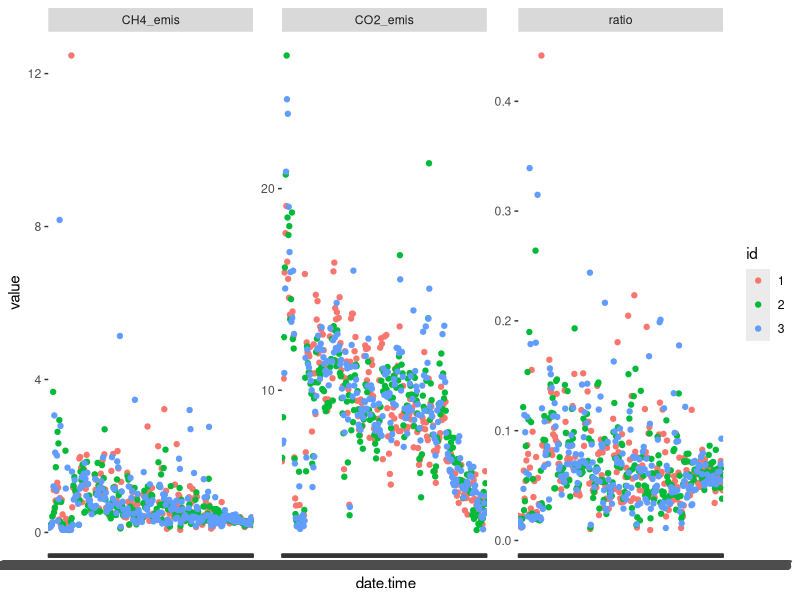

Reproduce this figure in R.
# surface respiration estimate fresh manure
rm(list = ls())

library("readxl")
library('ggplot2')
library('tidyr')
library('dplyr')

dat.org <- data.frame(read_excel("../data/dat_herald.xlsx"))

R <- 0.082057
T <- 298
f_CO2 <- 1/1000000 /(R * T) * 60 * 24 * 1000# mmol/day
f_CH4 <- 1/1000000 /(R * T) * 60 * 24 * 1000 # mmol/day

dat.mod <- dat.org %>% mutate(CO2_emis = (CO2 - 450) * flow * f_CO2, CH4_emis = (CH4 - 2) * flow * f_CH4, ratio = CH4_emis / (CO2_emis + CH4_emis)) %>%
 filter(CO2_emis > 0, CH4_emis > 0) %>% group_by(id) %>% summarise(ratio = mean(ratio, na.rm = T), CO2 = mean(CO2, na.rm = T), CH4 = mean(CH4, na.rm = T), 
                            CO2_emis = mean(CO2_emis, na.rm = T), CH4_emis = mean(CH4_emis, na.rm = T))

dat.mod.long <- dat.org %>% mutate(CO2_emis = (CO2 - 450) * flow * f_CO2, CH4_emis = (CH4 - 2) * flow * f_CH4, ratio = CH4_emis / (CO2_emis + CH4_emis)) %>%
  filter(CO2_emis > 0, CH4_emis > 0) %>%  pivot_longer(cols = c('CH4_emis', 'CO2_emis', 'ratio'), names_to = 'comp', values_to = 'value') %>% filter(id != 7)

dat.mod.long$id <- as.factor(dat.mod.long$id) 

ggplot(dat.mod.long, aes(x = date.time, y = value, col = id)) + geom_point() + facet_wrap(~comp, scales = "free") 

